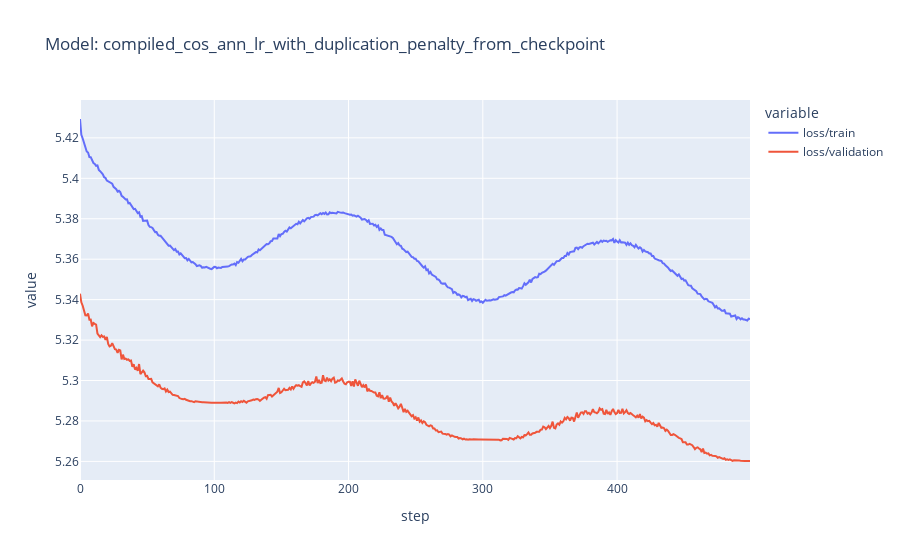

Here is the notebook cell this chart was saved with:
### Code cell
model_file = (
    "./models/model_500e_4098_32_32_4_4_compiled_cos_ann_lr_from_checkpoint.pth"
)
tb_file = "./models/events.out.tfevents.1725330223.big.1178851.0"
model_name = "compiled_cos_ann_lr_with_duplication_penalty_from_checkpoint"
metrics = read_tensorboard_logs(tb_file)
metrics_by_run = metrics.groupby(["step", "tag"]).mean().unstack()["value"]
metrics_by_run.columns.name = None
fig = px.line(metrics_by_run, title=f"Model: {model_name}")
fig.show()

### Figure 1 — Plotly figure (JSON) as saved in the notebook; plotly's stock layout.template omitted (floating-point values rounded to 4 significant figures; data arrays with more than 128 entries replaced by an {"elided": "..."} marker saying what was removed)
{"data": [{"hovertemplate": "variable=loss/train<br>step=%{x}<br>value=%{y}<extra></extra>", "legendgroup": "loss/train", "line": {"color": "#636efa", "dash": "solid"}, "marker": {"symbol": "circle"}, "mode": "lines", "name": "loss/train", "orientation": "v", "showlegend": true, "type": "scatter", "x": {"elided": "500 int values"}, "xaxis": "x", "y": {"elided": "500 float values"}, "yaxis": "y"}, {"hovertemplate": "variable=loss/validation<br>step=%{x}<br>value=%{y}<extra></extra>", "legendgroup": "loss/validation", "line": {"color": "#EF553B", "dash": "solid"}, "marker": {"symbol": "circle"}, "mode": "lines", "name": "loss/validation", "orientation": "v", "showlegend": true, "type": "scatter", "x": {"elided": "500 int values"}, "xaxis": "x", "y": {"elided": "500 float values"}, "yaxis": "y"}], "layout": {"legend": {"title": {"text": "variable"}, "tracegroupgap": 0}, "title": {"text": "Model: compiled_cos_ann_lr_with_duplication_penalty_from_checkpoint"}, "xaxis": {"anchor": "y", "domain": [0, 1], "title": {"text": "step"}}, "yaxis": {"anchor": "x", "domain": [0, 1], "title": {"text": "value"}}}}
